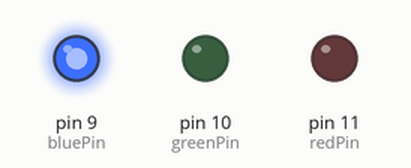
Bench run of a sketch on a simulated Arduino Uno, built with avr-gcc and run on an emulated ATmega328P. Shown: output pins drawn as LEDs (lit = HIGH).

Above: at 0.1 s.
At 0.9 s:
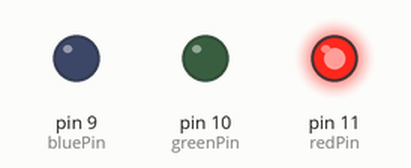
At 1.7 s:
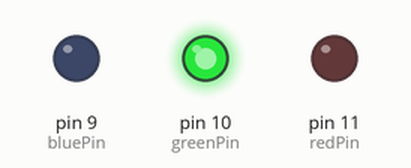
At 2.7 s:
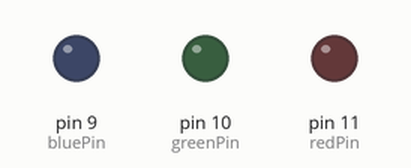
Timing chart, 0 to 3.0 s (numbered marks = the images above):
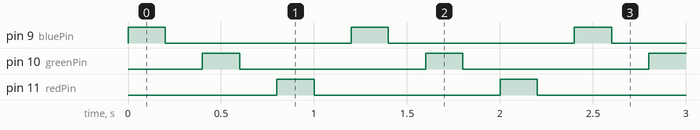

The sketch:

Assign4_6206021621058_02.ino
```cpp
int bluePin = 9;
int greenPin = 10;
int redPin = 11;
int blueBrightness = 0;
int greenBrightness = 0;
int redBrighness = 0;

void setup (){
  Serial.begin(9600);
  pinMode (bluePin, OUTPUT);
  pinMode (greenPin, OUTPUT);
  pinMode (redPin, OUTPUT);
}

void loop(){
  digitalWrite(bluePin, HIGH);
  delay(200);
  digitalWrite(bluePin, LOW);
  delay(200);
  digitalWrite(greenPin, HIGH);
  delay(200);
  digitalWrite(greenPin, LOW);
  delay(200);
  digitalWrite(redPin, HIGH);
  delay(200);
  digitalWrite(redPin, LOW);
  delay(200);
}
```

Measured:
- by itself, pin 9 (bluePin), pin 10 (greenPin), pin 11 (redPin): alternates HIGH for 0.20 s and LOW for 1.0 s
- by itself, everything shown: repeats every 1.2 s, in 6 steps
